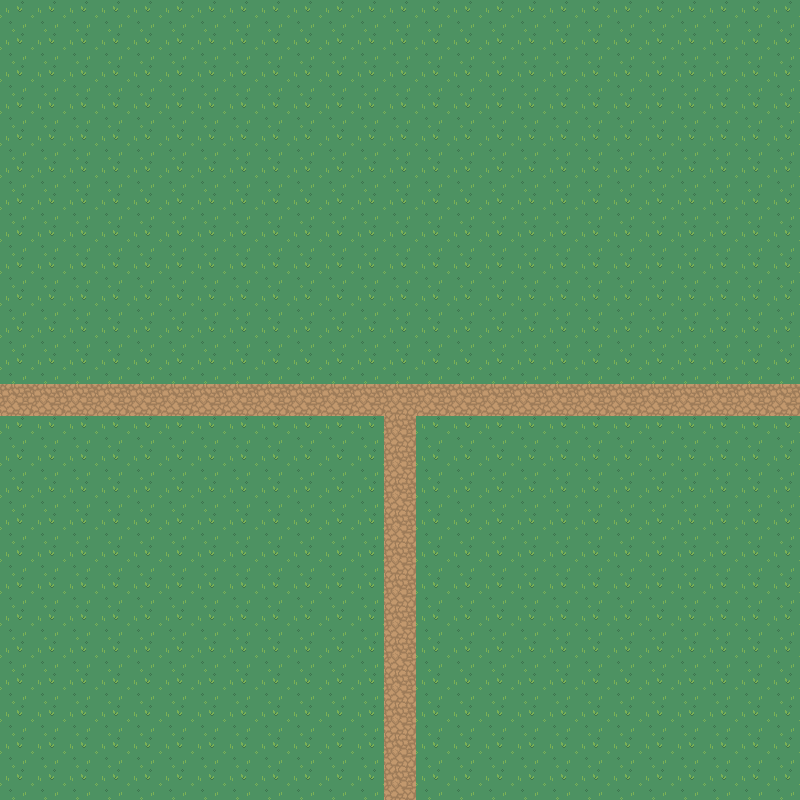

This game map was drawn from its Tiled (.tmx) file and the tilesets committed beside it. A one-line description and the trimmed map source follow:
An orthogonal 50x50 tile map with 16x16 px tiles, 2 tile layers (background, path) and 4 objects (3x tp, player).

<map version="1.10" tiledversion="1.10.2" orientation="orthogonal" renderorder="right-down" width="50" height="50" tilewidth="16" tileheight="16" infinite="0" nextlayerid="5" nextobjectid="5">
 <tileset firstgid="1" source="nature.tsx" />
 <layer id="1" name="background" width="50" height="50">
  <data>[2500 cells, 2500 non-empty, 4 distinct tile ids]</data>
 </layer>
 <layer id="2" name="path" width="50" height="50">
  <data>[2500 cells, 148 non-empty, 4 distinct tile ids]</data>
 </layer>
 <objectgroup id="3" name="tp">
  <object id="1" name="starting_village" type="tp" x="384" y="768" width="32" height="32">
   <properties>
    <property name="collision" type="bool" value="true" />
   </properties>
  </object>
  <object id="2" name="8" type="tp" x="0" y="384" width="32" height="32">
   <properties>
    <property name="collision" type="bool" value="true" />
   </properties>
  </object>
  <object id="3" name="2" type="tp" x="768" y="384" width="32" height="32">
   <properties>
    <property name="collision" type="bool" value="true" />
   </properties>
  </object>
 </objectgroup>
 <objectgroup id="4" name="player">
  <object id="4" name="player" x="398" y="419">
   <point />
  </object>
 </objectgroup>
</map>
